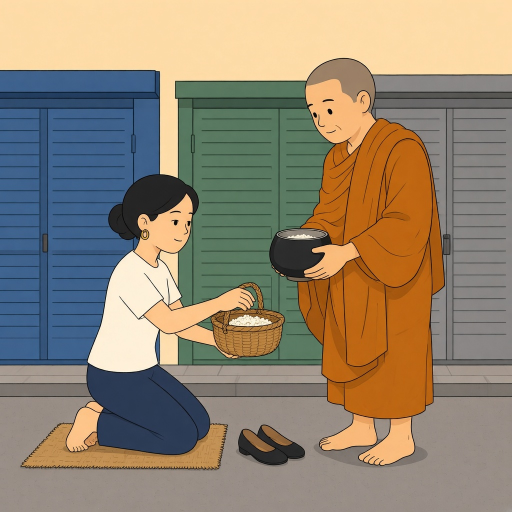
#> input picture art/scenes/alms.png, 1024 x 1024 px (shown at 1/2 size); its folder holds only this picture in this run
$ python gen-scenes.py
#> lines starting #> are read from the running program, lines starting #| are printed output that depends on the picture
#!/usr/bin/env python3
"""Crop the comic panels in art/scenes into public/scenes, and find their balloons.

Every source is a 1024² drawing. A 22px inset removes the cream margin and the
drawn border (it sits 9 to 16px in), so every panel ships as a clean 980² square
and the page draws one frame for all of them. Nothing is ever stretched.

Writes public/scenes/<stem>-980.webp and -490.webp, and src/landing/scenes.css with
each empty balloon's box, in % of the panel, so the Thai can be lettered into it.

The balloon is measured by a flood fill from a hand-picked seed inside it. The
fill stops at the ink outline, so it works for the white balloons of the bordered
style and the cream balloons of the flat style alike. The tail is trimmed.

New drawings do not go straight into art/scenes. They land in art/candidates and
are graded against the shipped panels first. See art/STYLE.md.

    python3 scripts/gen-scenes.py                    # build
    python3 scripts/gen-scenes.py --debug x.png      # also draw the found boxes
    python3 scripts/gen-scenes.py --candidates       # grade art/candidates, write sheet.png
    python3 scripts/gen-scenes.py --candidates DIR   # grade another folder
    python3 scripts/gen-scenes.py --approve STEM     # move a passed candidate into art/scenes
"""

from __future__ import annotations

import argparse
import shutil
import sys
from collections import deque
from dataclasses import dataclass
from pathlib import Path

from PIL import Image, ImageChops, ImageDraw, ImageFilter

ROOT = Path(__file__).resolve().parents[1]
ART = ROOT / "art" / "scenes"
CANDIDATES = ROOT / "art" / "candidates"
OUT = ROOT / "public" / "scenes"
CSS = ROOT / "src" / "landing" / "scenes.css"
INSET = 22
SIZES = (980, 490)
NO_BALLOON = {
    "night", "pier", "temple", "canal", "train", "park", "shrine", "soi", "ferry",
    "alms", "krathong", "rain",
    "cat", "dishes", "elder", "market", "sewing",
}

# The two shipped panels every candidate is laid beside on the sheet.
SHEET_REFS = ("tea", "coffee")

# The gate. Both are shares of the panel outside the balloon. The floors sit just
# under the sparsest shipped panels (tea for contour, bike for occupied). Of the
# 33 fails of 22 Sep they stop 25; the eight that pass have a whole scene drawn
# around the wrong woman, which only eyes can see. Recalibrate with
# --candidates art/scenes if the shipped set changes.
MIN_CONTOUR = 0.026
MIN_OCCUPIED = 0.18

# A quiet panel has no balloon to earn its bare paper, so it is painted to the
# edges. Night shows 0.04 of it, train 0.15. The seven quiet panels Luis sent
# back on 23 Sep showed 0.28 to 0.48, as blank sky and blank wall. A quiet panel
# answers to paper instead of occupied: its painted wall is the ground colour,
# so occupied reads the night panel as 0.16.
MAX_PAPER = 0.20

# A point inside each empty balloon, in % of the cropped panel.
SEEDS: dict[str, tuple[float, float]] = {
    "bike": (44.7, 13.0),
    "bill": (41.9, 20.1),
    "cash": (62.9, 16.9),
    "children": (66.3, 17.1),
    "coffee": (44.5, 15.9),
    "dinner": (60.9, 17.5),
    "door": (44.2, 13.0),
    "eaten": (71.8, 24.2),
    "from": (57.3, 13.4),
    "heat": (36.7, 23.7),
    "help": (42.0, 17.0),
    "hotel": (43.0, 15.7),
    "howmuch": (43.5, 18.3),
    "hungry": (44.6, 18.8),
    "jasmine": (61.2, 16.3),
    "laugh": (26.3, 16.3),
    "left": (47.2, 16.4),
    "mango": (57.6, 15.9),
    "name": (65.1, 19.3),
    "nospicy": (39.1, 18.1),
    "passenger": (47.6, 14.3),
    "pharmacy": (44.3, 17.9),
    "praise": (55.2, 17.3),
    "pricey": (45.4, 17.8),
    "scan": (60.6, 17.6),
    "slowly": (49.4, 17.4),
    "sorry": (44.8, 16.1),
    "stairs": (43.9, 16.5),
    "stall": (43.2, 14.0),
    "stop": (44.7, 20.7),
    "table": (42.3, 18.1),
    "tasty": (57.8, 18.6),
    "tea": (62.9, 15.9),
    "thanks": (43.2, 18.2),
    "tired": (42.9, 20.2),
    "toilet": (44.4, 17.7),
    "tooth": (31.6, 21.1),
    "umbrella": (44.3, 14.9),
    "water": (42.1, 18.0),
    "well": (44.7, 19.7),
}

Box = tuple[float, float, float, float]


def luminance(p: tuple[int, int, int]) -> float:
    return 0.299 * p[0] + 0.587 * p[1] + 0.114 * p[2]


def assert_clean_edges(stem: str, im: Image.Image) -> None:
    """A leftover drawn border is a run of near-black along an edge."""
    w, h = im.size
    px = im.load()
    for name, points in {
        "top": [(x, 0) for x in range(w)],
        "bottom": [(x, h - 1) for x in range(w)],
        "left": [(0, y) for y in range(h)],
        "right": [(w - 1, y) for y in range(h)],
    }.items():
        dark = sum(1 for pt in points if luminance(px[pt]) < 35) / len(points)
        if dark > 0.5:
            raise SystemExit(f"{stem}: {name} edge still carries the drawn border ({dark:.0%} dark)")


def is_paper(p: tuple[int, int, int]) -> bool:
    """Anything that is not the ink outline: white or cream, never a line."""
    return luminance(p) > 170


# [18 lines left out: functions is_white, paper_share, not called in this run]


def crop_panel(stem: str, src: Path) -> Image.Image:
#> called with stem = 'alms'
    im = Image.open(src).convert("RGB")
#> im is the input picture: PIL image 1024x1024 RGB; mean R, G, B 146.3, 133.1, 112.9
    if im.size != (1024, 1024):
        raise SystemExit(f"{stem}: expected 1024², got {im.size}")
    crop = im.crop((INSET, INSET, 1024 - INSET, 1024 - INSET))
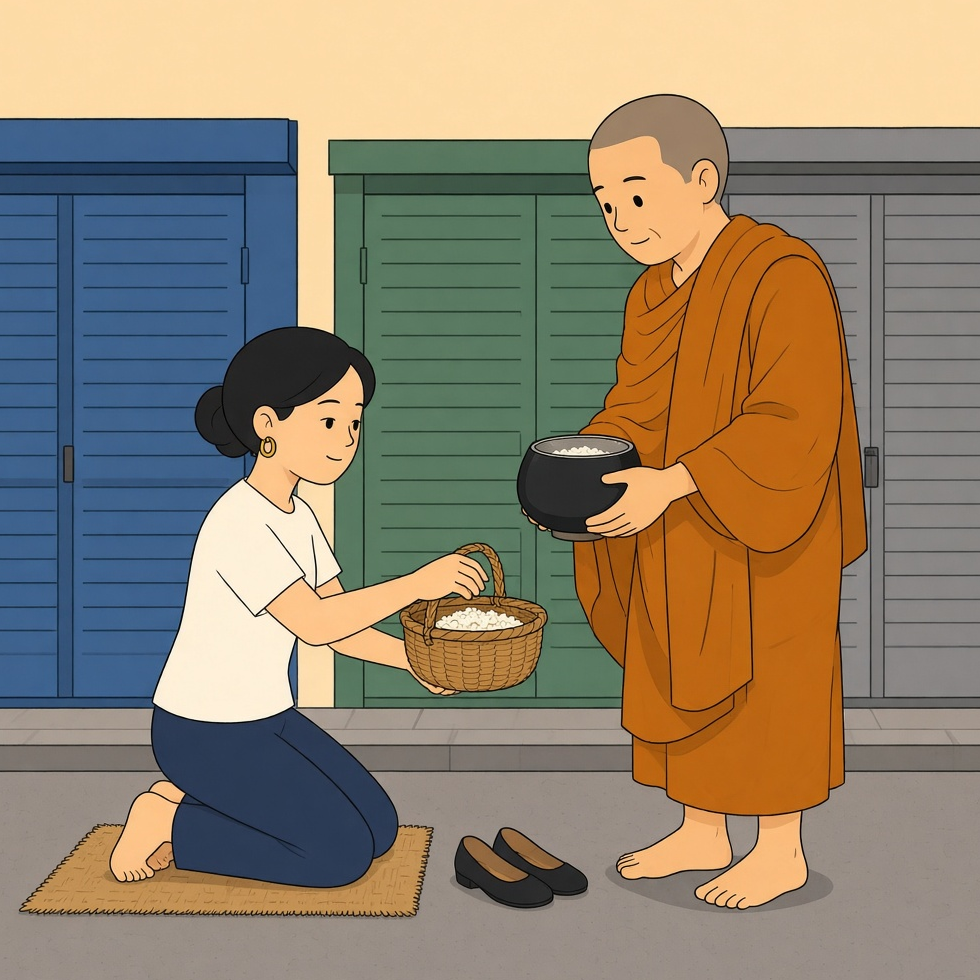
#> crop: PIL image 980x980 RGB; mean R, G, B 144.4, 131, 110.2
    assert_clean_edges(stem, crop)
#> the loop in assert_clean_edges, `for name, points in { "top": [(x, 0) for x in range(w)], "bottom": [(x..` made 4 passes
#> dark on passes 1 to 4: 0, 0, 0.0051, 0.00408
    return crop


# [128 lines left out: functions find_balloon, auto_seed, white_blob, ground_colour, measure, not called in this run]


@dataclass
class Grade:
    stem: str
    crop: Image.Image
    box: Box | None
    seed: tuple[float, float] | None
    contour: float
    occupied: float
    reasons: list[str]
    paper: float | None = None

    @property
    def ok(self) -> bool:
        return not self.reasons


# [27 lines left out: function grade, not called in this run]


def build(debug: str | None) -> None:
    OUT.mkdir(parents=True, exist_ok=True)
    rules = []
    crops = []
    for src in sorted(ART.glob("*.png")):
        stem = src.stem
        crop = crop_panel(stem, src)
        for size in SIZES:
            out = crop if size == crop.width else crop.resize((size, size), Image.LANCZOS)
            out.save(OUT / f"{stem}-{size}.webp", "WEBP", quality=84, method=6)
        if stem not in NO_BALLOON and stem not in SEEDS:
            raise SystemExit(f"{stem}: add a balloon seed to SEEDS, or list it in NO_BALLOON")
        box = None if stem in NO_BALLOON else find_balloon(stem, crop, SEEDS[stem])
        if box:
            cx, cy, bw, bh = box
            rules.append(f'[data-scene="{stem}"] {{ --bx: {cx:.1f}; --by: {cy:.1f}; --bw: {bw:.1f}; --bh: {bh:.1f}; }}')
        crops.append((stem, crop, box))
        print(f"{stem:10s} 980²  balloon {'-' if not box else ' '.join(f'{v:5.1f}' for v in box)}")
#| alms       980²  balloon -
    CSS.parent.mkdir(parents=True, exist_ok=True)
    CSS.write_text(
        "/* Generated by scripts/gen-scenes.py. Each panel's empty balloon, in % of the panel:\n"
        "   centre x and y, then width and height of the round part (tail trimmed). */\n"
        + "\n".join(rules)
        + "\n",
        encoding="utf-8",
    )
    if debug:
        t = 300
        cols = 6
        rows = (len(crops) + cols - 1) // cols
        sheet = Image.new("RGB", (cols * t, rows * t), (242, 234, 216))
        for i, (stem, crop, box) in enumerate(crops):
            thumb = crop.resize((t, t))
            if box:
                cx, cy, bw, bh = (v / 100 * t for v in box)
                ImageDraw.Draw(thumb).rectangle((cx - bw / 2, cy - bh / 2, cx + bw / 2, cy + bh / 2), outline=(154, 43, 31), width=3)
            sheet.paste(thumb, ((i % cols) * t, (i // cols) * t))
        sheet.save(debug)


# [48 lines left out: functions grade_folder, approve, not called in this run]


def main() -> None:
    ap = argparse.ArgumentParser(description=__doc__, formatter_class=argparse.RawDescriptionHelpFormatter)
    ap.add_argument("--debug", metavar="PNG", help="also draw the found balloon boxes into this sheet")
    ap.add_argument("--candidates", nargs="?", const=str(CANDIDATES), metavar="DIR", help="grade candidate PNGs against the shipped panels")
    ap.add_argument("--approve", metavar="STEM", help="move a passed candidate into art/scenes")
    ap.add_argument("--force", action="store_true", help="approve even if the gate fails")
    args = ap.parse_args()
    if args.approve:
        approve(args.approve, args.force)
        return
    if args.candidates:
        folder = Path(args.candidates)
        if not folder.is_absolute():
            folder = ROOT / folder
        folder.mkdir(parents=True, exist_ok=True)
        grades = grade_folder(folder)
        sys.exit(0 if all(g.ok for g in grades) else 1)
    build(args.debug)


if __name__ == "__main__":
    main()

$ run again, on art/scenes/cash.png
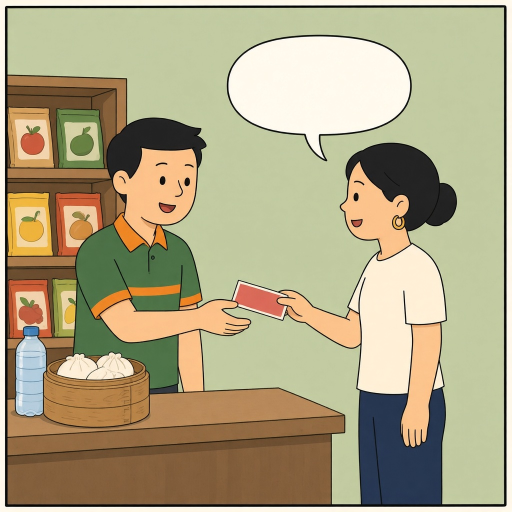
#> input picture art/scenes/cash.png, 1024 x 1024 px (shown at 1/2 size)
#> in crop_panel, im is the input picture: PIL image 1024x1024 RGB; mean R, G, B 174.8, 164.7, 130.8
#> in crop_panel, `crop = im.crop((INSET, INSET, 1024 - INSET, 1024 - INSET))`:
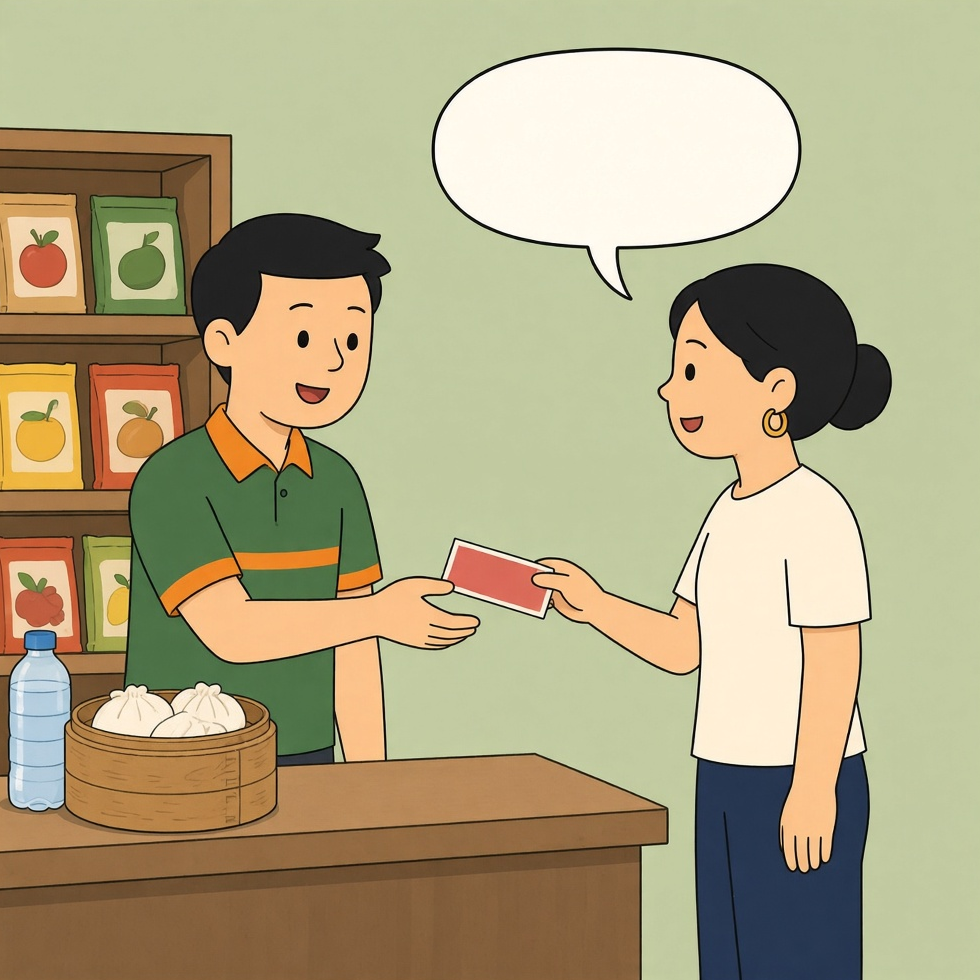
#> crop: PIL image 980x980 RGB; mean R, G, B 174.9, 164.4, 128.9
#> the loop in assert_clean_edges, `for name, points in { "top": [(x, 0) for x in range(w)], "bottom": [(x..` made 4 passes
#> dark on passes 1 to 4: 0, 0.00816, 0.0143, 0
#> the loop in build, `for size in SIZES:` made 2 passes
#> pass 2, in build, `out = crop if size == crop.width else crop.resize((size, size), Image...`:
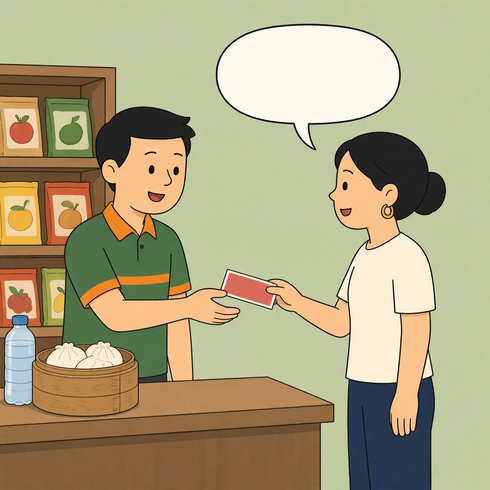
#> out: PIL image 490x490 RGB; mean R, G, B 174.9, 164.4, 128.9
#> box = (62.91, 15.15, 37.04, 18.88)
#> in build, `cx, cy, bw, bh = box`: cx = 62.91; cy = 15.15; bw = 37.04; bh = 18.88
#| cash       980²  balloon  62.9  15.2  37.0  18.9

$ run again, on art/scenes/cat.png
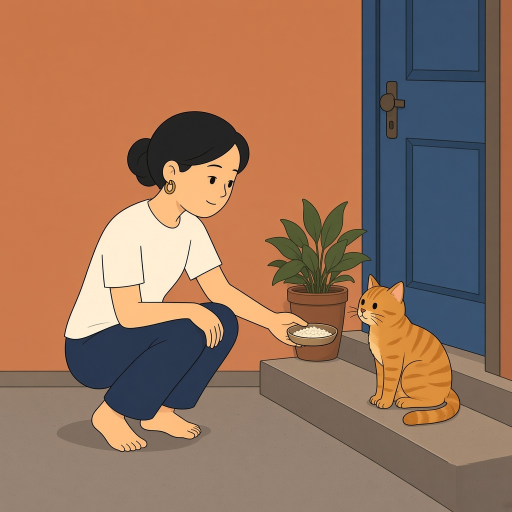
#> input picture art/scenes/cat.png, 1024 x 1024 px (shown at 1/2 size)
#> in crop_panel, im is the input picture: PIL image 1024x1024 RGB; mean R, G, B 151.9, 115, 92.8
#> in crop_panel, `crop = im.crop((INSET, INSET, 1024 - INSET, 1024 - INSET))`:
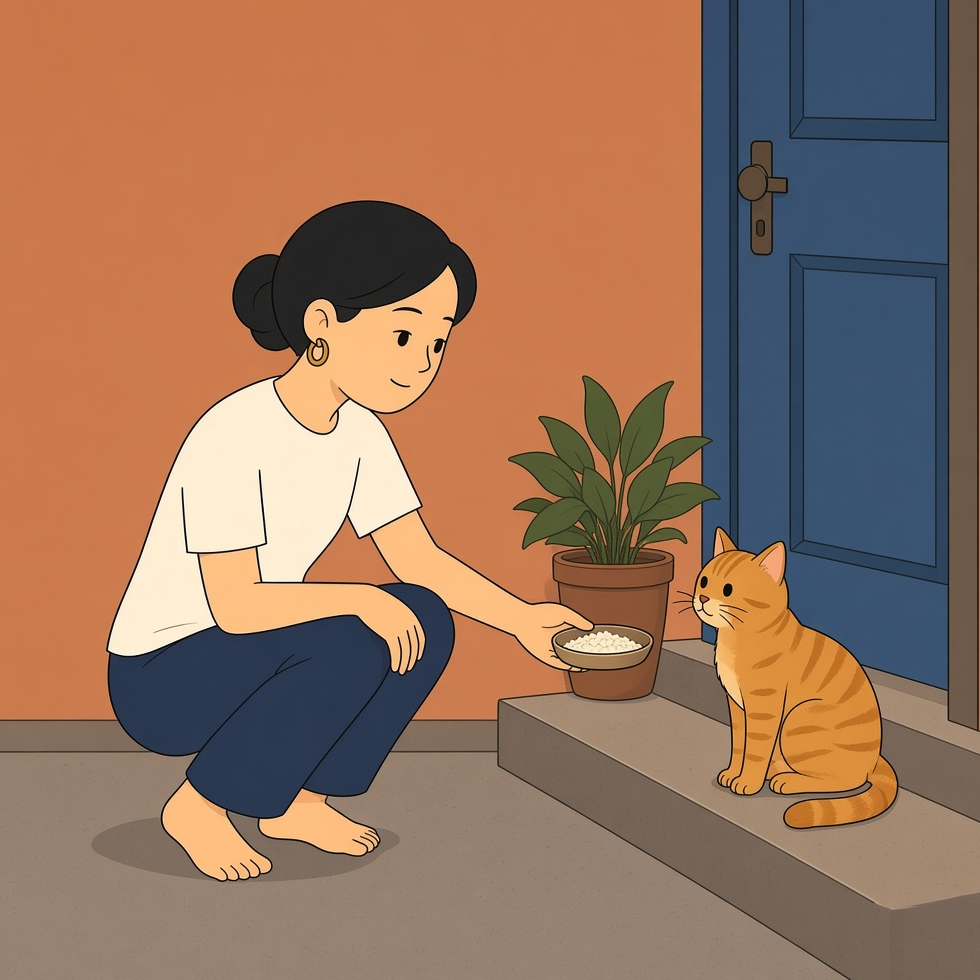
#> crop: PIL image 980x980 RGB; mean R, G, B 150.8, 115, 93.3
#> the loop in assert_clean_edges, `for name, points in { "top": [(x, 0) for x in range(w)], "bottom": [(x..` made 4 passes
#> dark on passes 1 to 4: 0.00816, 0.00102, 0, 0
#| cat        980²  balloon -
